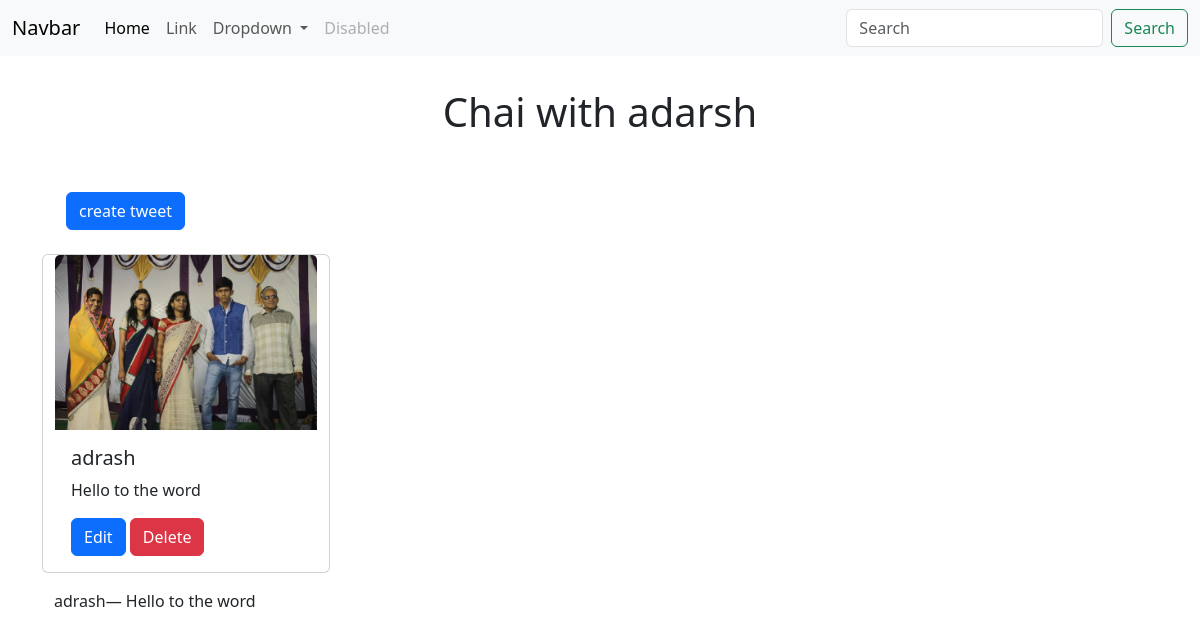
The app's page /tweet/, older data.
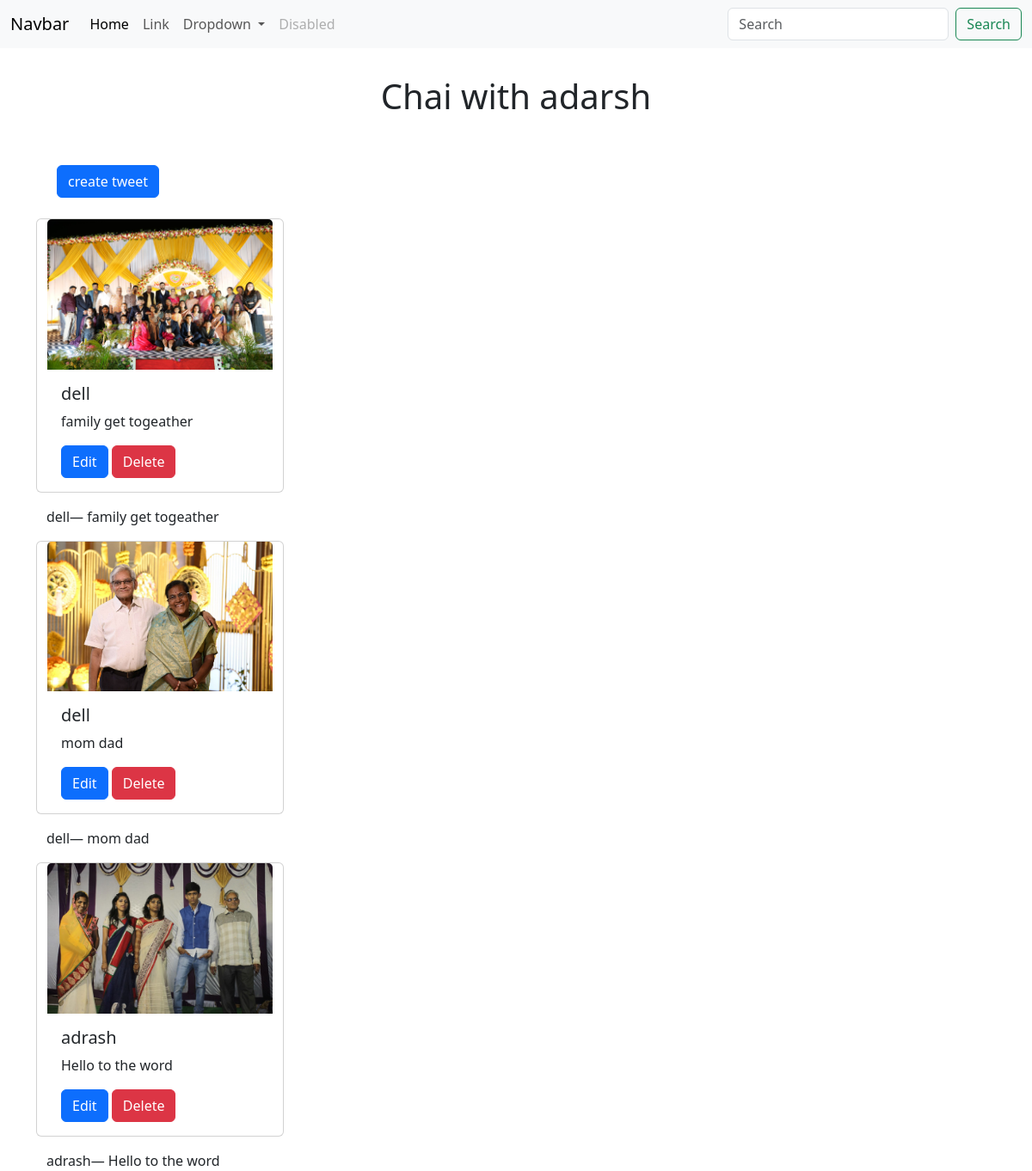
The same page, newer data.
### tweet/models.py (models this page shows)
class Tweet(models.Model):
    user = models.ForeignKey(User, on_delete=models.CASCADE)
    text = models.TextField(max_length=240)
    photo = models.ImageField(upload_to="photos/",blank=True,null=True)
    created_at = models.DateTimeField(auto_now_add=True)
    updated_at = models.DateTimeField(auto_now=True)
    def __str__(self):
        return f'{self.user.username}— {self.text}'

### tweet/views.py (the view)
# urls.py: path("",views.tweet_list,name="tweet_list"),
def tweet_list(request):
    tweets = Tweet.objects.all().order_by('-created_at')
    return render(request, 'tweet_list.html', {"tweets": tweets})

### tweet/templates/tweet_list.html (shortened to what this page needs)
{% extends "layout.html" %}
{% block content %}
<h1 class="text-4xl text-center m-4 p-2">Chai with adarsh</h1>
<a class="btn btn-primary m-4" href="{% url 'tweet_create'%}">create tweet</a>
<div class="container row gap-3">
    {% for tweet in tweets %}
    <div class="card" style="width: 18rem;">
        <img class="card-img-top" src="{{tweet.photo.url}}" alt="Card image cap">
        <div class="card-body">
          <h5 class="card-title">{{tweet.user.username}}</h5>
          <p class="card-text">{{tweet.text}}</p>
          <a href="{% url 'tweet_edit' tweet.id %}" class="btn btn-primary">Edit</a>
          <a href="{% url 'tweet_delete' tweet.id%}" class="btn btn-danger">Delete</a>
        </div>
      </div>
    <div>{{tweet}}</div>
{% endfor %}
</div>
{% endblock %}

### templates/layout.html (shortened to what this page needs)
{% load static %}
<!DOCTYPE html>
<html lang="en">
<head>
    <link href="https://cdn.jsdelivr.net/npm/bootstrap@5.3.3/dist/css/bootstrap.min.css" rel="stylesheet">
</head>
<body>
    <nav class="navbar navbar-expand-lg bg-body-tertiary">
        <div class="container-fluid">
          <a class="navbar-brand" href="#">Navbar</a>
          <div class="collapse navbar-collapse" id="navbarSupportedContent">
            <ul class="navbar-nav me-auto mb-2 mb-lg-0">
              <li class="nav-item">
                <a class="nav-link active" aria-current="page" href="#">Home</a>
              </li>
              <li class="nav-item">
                <a class="nav-link" href="#">Link</a>
              </li>
              <li class="nav-item dropdown">
                <a class="nav-link dropdown-toggle" href="#" role="button" data-bs-toggle="dropdown" aria-expanded="false">
                  Dropdown
                </a>
              </li>
              <li class="nav-item">
                <a class="nav-link disabled" aria-disabled="true">Disabled</a>
              </li>
            </ul>
            <form class="d-flex" role="search">
              <input class="form-control me-2" type="search" placeholder="Search" aria-label="Search">
              <button class="btn btn-outline-success" type="submit">Search</button>
            </form>
          </div>
        </div>
      </nav>
    <div class ="container">
        {% block content %}
        {% endblock %}
    </div>
</body>
</html>

Row changes from the older to the newer data that the page shows:
added Tweet: photo (picture), user.username "dell", text "family get togeather", user+text "dell— family get togeather"
added Tweet: photo (picture), user.username "dell", text "mom dad", user+text "dell— mom dad"
